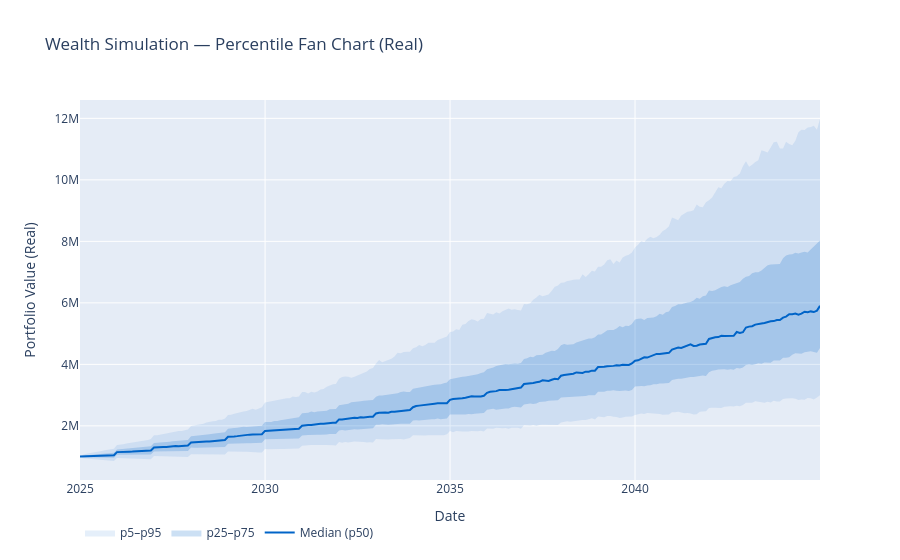

Source (notebook cell):
### Code cell
# Real fan chart — today's purchasing power, same date x-axis
sim_real.plot().show()

### Figure 1 — Plotly figure (JSON) as saved in the notebook; plotly's stock layout.template omitted (floating-point values rounded to 4 significant figures; data arrays with more than 128 entries replaced by an {"elided": "..."} marker saying what was removed)
{"data": [{"fill": "toself", "fillcolor": "rgba(0, 100, 200, 0.1)", "hoverinfo": "skip", "line": {"color": "rgba(255,255,255,0)"}, "name": "p5–p95", "type": "scatter", "x": {"elided": "482 str values"}, "y": {"elided": "482 float values"}}, {"fill": "toself", "fillcolor": "rgba(0, 100, 200, 0.2)", "hoverinfo": "skip", "line": {"color": "rgba(255,255,255,0)"}, "name": "p25–p75", "type": "scatter", "x": {"elided": "482 str values"}, "y": {"elided": "482 float values"}}, {"line": {"color": "rgb(0, 100, 200)", "width": 2}, "mode": "lines", "name": "Median (p50)", "type": "scatter", "x": {"elided": "241 str values"}, "y": {"elided": "241 float values"}}], "layout": {"legend": {"orientation": "h"}, "title": {"text": "Wealth Simulation — Percentile Fan Chart (Real)"}, "xaxis": {"title": {"text": "Date"}}, "yaxis": {"title": {"text": "Portfolio Value (Real)"}}}}
